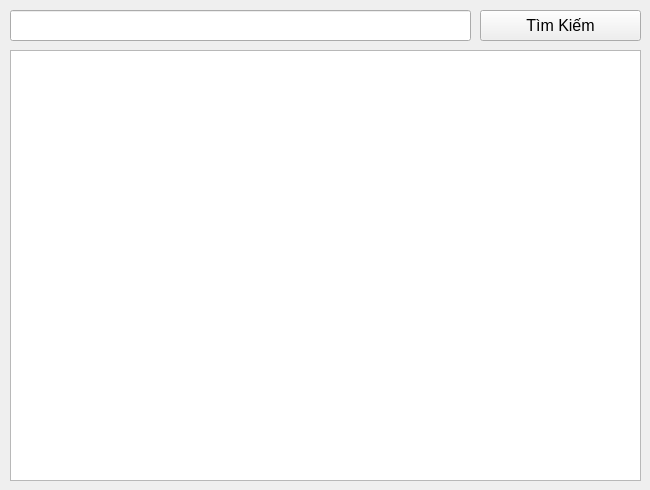
      <widget class="QWidget" name="tabdanhsachnhanvien">
       <attribute name="title">
        <string>Danh sách nhân viên</string>
       </attribute>
       <widget class="QPushButton" name="btntimkiemnv_ad">
        <property name="geometry">
         <rect>
          <x>480</x>
          <y>10</y>
          <width>161</width>
          <height>31</height>
         </rect>
        </property>
        <property name="font">
         <font>
          <pointsize>12</pointsize>
         </font>
        </property>
        <property name="text">
         <string>Tìm Kiếm</string>
        </property>
        <property name="icon">
         <iconset resource="resources.qrc">
          <normaloff>:/newPrefix/Img/search-folder.png</normaloff>:/newPrefix/Img/search-folder.png</iconset>
        </property>
        <property name="iconSize">
         <size>
          <width>20</width>
          <height>20</height>
         </size>
        </property>
       </widget>
       <widget class="QTableWidget" name="tbl_nv_ad">
        <property name="geometry">
         <rect>
          <x>10</x>
          <y>50</y>
          <width>631</width>
          <height>431</height>
         </rect>
        </property>
       </widget>
       <widget class="QLineEdit" name="txttimkiemnv_ad">
        <property name="geometry">
         <rect>
          <x>10</x>
          <y>10</y>
          <width>461</width>
          <height>31</height>
         </rect>
        </property>
        <property name="font">
         <font>
          <pointsize>12</pointsize>
         </font>
        </property>
       </widget>
      </widget>
